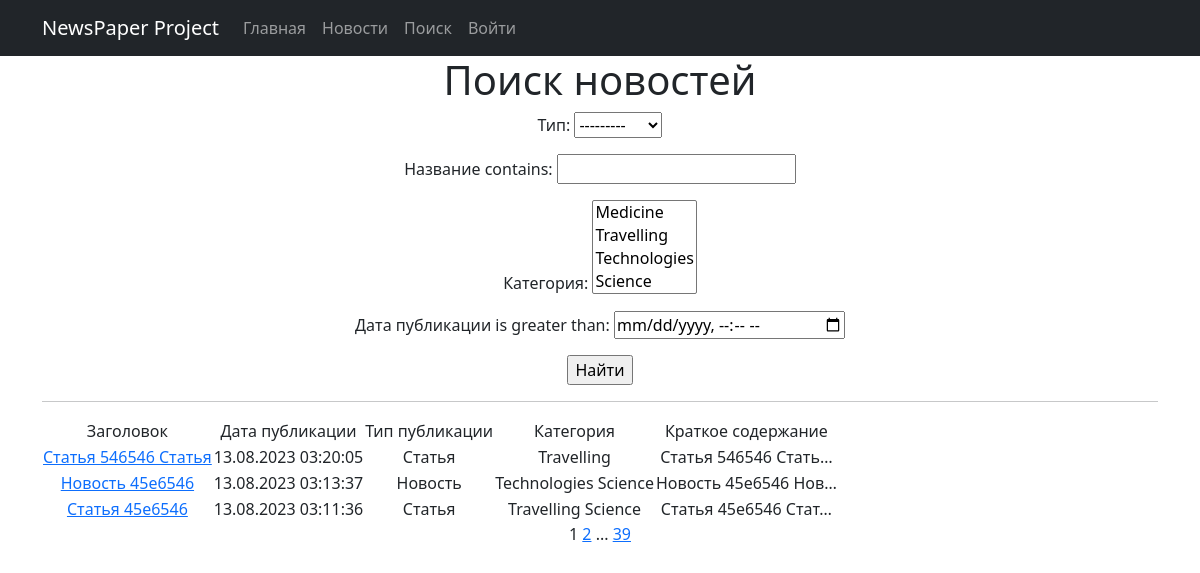
The page /news/search/ on the database as committed earlier.
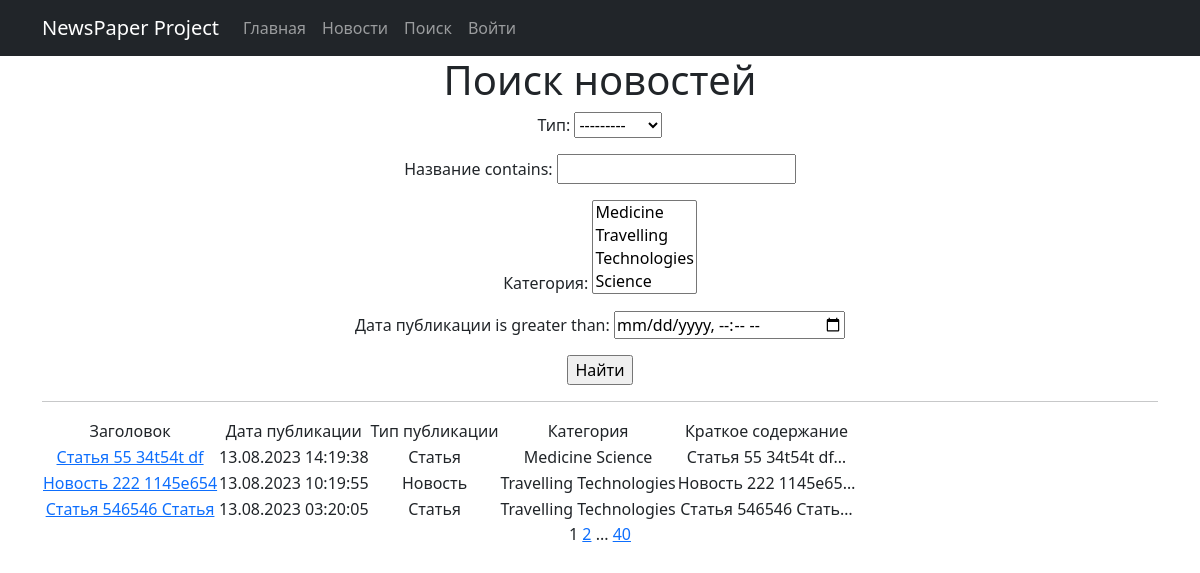
The same page on the database as committed later.
### news/models.py (models this page shows, shortened)
class Post(models.Model):
    news = 'NW'
    article = 'AR'
    CATEGORIES = [
        (news, 'Новость'),
        (article, 'Статья')
    ]
    post_author = models.ForeignKey(Author, on_delete=models.CASCADE, verbose_name="Автор")
    post_type = models.CharField("Тип",
                                 max_length=2,
                                 choices=CATEGORIES,
                                 default=news)
    post_date = models.DateTimeField("Дата публикации", auto_now_add=True)
    post_category = models.ManyToManyField(Category, through='PostCategory', verbose_name="Категория")
    post_title = models.CharField("Название", max_length=128)
    post_text = models.TextField("Текст")
    post_rating = models.IntegerField(default=0)

class Category(models.Model):
    category_name = models.CharField(max_length=128, unique=True)
    def __str__(self):
        return self.category_name.title()

### news/views.py (the view)
# urls.py: path('news/search/', NewsSearch.as_view(), name='post_search'),
class NewsSearch(ListView):
    model = Post
    ordering = '-post_date'
    template_name = 'NewsSearch.html'
    context_object_name = 'newslist'
    paginate_by = 3
    def get_queryset(self):
        queryset = super().get_queryset()
        self.filterset = PostFilter(self.request.GET, queryset)
        return self.filterset.qs
    def get_context_data(self, **kwargs):
        context = super().get_context_data(**kwargs)
        context['filterset'] = self.filterset
        return context

### news/templatetags/custom_filter.py (called while the page is built)
@register.filter()
def censor(value):
    text = str(value)
    for word in text.split():
        for cw in censor_word:
            if cw in word.lower():
                text = text.replace(word, word[0]+"*"*(len(word)-1), 1)
    return f'{text}'

@register.simple_tag(takes_context=True)
def url_replace(context, **kwargs):
   d = context['request'].GET.copy()
   for k, v in kwargs.items():
       d[k] = v
   return d.urlencode()

### templates/NewsSearch.html (shortened to what this page needs)
{% extends 'flatpages/default.html' %}
{% load custom_filter %}
{% block content %}
   <h1>Поиск новостей</h1>
<form action="" method="get">
   {{ filterset.form.as_p }}
   <input type="submit" value="Найти" />
</form>
   <hr>
   {% if newslist %}
       <table>
           <tr>
               <td>Заголовок</td>
               <td>Дата публикации</td>
               <td>Тип публикации</td>
               <td>Категория</td>
               <td>Краткое содержание</td>
               <td>
               </td>
           </tr>
           {% for news in newslist %}
           <tr>
               <td><a href="/news/{{ news.pk }}">{{ news.post_title|truncatewords:7|censor }}</a></td>
               <td>{{ news.post_date|date:'d.m.Y H:i:s' }}</td>
               <td>{{ news.get_post_type_display }}</td>
               <td>
                   {% for category in news.post_category.all %}
                   {{ category }}
                   {% endfor %}
               </td>
               <td>{{ news.post_text|truncatechars:20|censor }}</td>
               <td>
               </td>
           </tr>
           {% endfor %}
       </table>
   {% else %}
       <h2>Новостей нет!</h2>
   {% endif %}
   {{ page_obj.number }}
   {% if page_obj.has_next %}
       <a href="?{% url_replace page=page_obj.next_page_number %}">{{ page_obj.next_page_number }}</a>
       {% if paginator.num_pages != page_obj.next_page_number %}
           ...
           <a href="?{% url_replace page=page_obj.paginator.num_pages %}">{{ page_obj.paginator.num_pages }}</a>
       {% endif %}
   {% endif %}
{% endblock content %}

### templates/flatpages/default.html (shortened to what this page needs)
<!DOCTYPE html>
<html lang="en">
    <head>
        {% load static %}
        <link href="{% static 'css/styles.css' %}" rel="stylesheet" />
    </head>
    <body>
        <nav class="navbar navbar-expand-lg navbar-dark bg-dark static-top">
           <div class="container">
               <a class="navbar-brand" href="#">NewsPaper Project</a>
               <div class="collapse navbar-collapse" id="navbarResponsive">
                   <ul class="navbar-nav ml-auto">
                       <li class="nav-item">
                           <a class="nav-link" href="/">Главная</a>
                       </li>
                       <li class="nav-item">
                           <a class="nav-link" href="/news/">Новости</a>
                       </li>
                       <li class="nav-item">
                           <a class="nav-link" href="/news/search/">Поиск</a>
                       </li>
                       {% if not request.user.is_authenticated %}
                           <li class="nav-item">
                               <a class="nav-link" href="/accounts/login/">Войти</a>
                           </li>
                       {% endif %}
                   </ul>
               </div>
           </div>
        </nav>
        <div class="container">
           <div class="row">
               <div class="col-lg-12 text-center">
                   {% block content %}{% endblock content %}
               </div>
           </div>
        </div>
    </body>
</html>

Rows that differ between the two databases and show on the page:
no longer on this page (row unchanged): Post: post_title|censor "Новость 45е6546", post_date "13.08.2023 03:13:37", post_type "Новость", post_text|censor "Новость 45е6546 Нов…", Category (category_name "Technologies"), Category (category_name "Science")
no longer on this page (row unchanged): Post: post_title|censor "Статья 45е6546", post_date "13.08.2023 03:11:36", post_type "Статья", post_text|censor "Статья 45е6546 Стат…", Category (category_name "Travelling"), Category (category_name "Science")
added Post: post_title|censor "Статья 55 34t54t df", post_date "13.08.2023 14:19:38", post_type "Статья", post_text|censor "Статья 55 34t54t df…", Category (category_name "Science")
now on this page (row unchanged): Category: category_name "Medicine", shown under "Статья 55 34t54t df"
added Post: post_title|censor "Новость 222 1145е654", post_date "13.08.2023 10:19:55", post_type "Новость", post_text|censor "Новость 222 1145е65…", Category (category_name "Travelling"), Category (category_name "Technologies")
changed Post "Статья 546546 Статья": gains Category (category_name "Technologies")
Other text that changed with them:
{{ page_obj.paginator.num_pages }}: "39" → "40"
